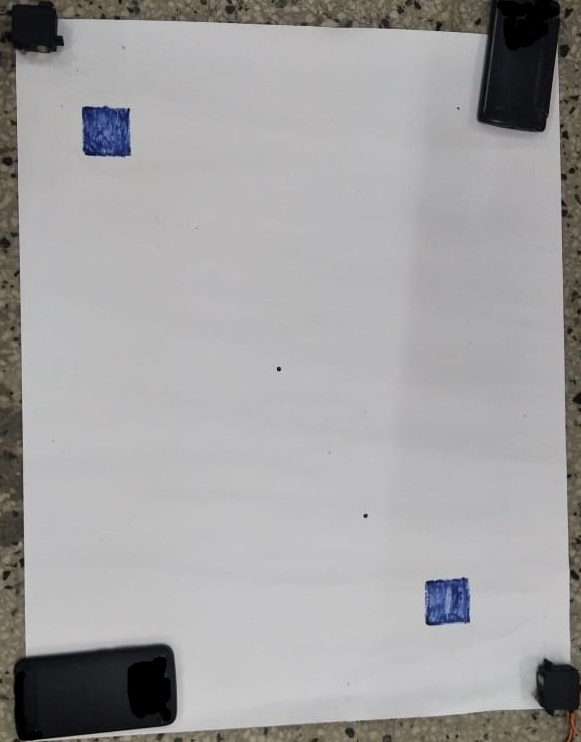
#> input picture test_images/1.jpg, 581 x 742 px
$ python -i 'popeye FINAL round1.py'   (imports and definitions only)   (older library calls are emulated)
#> lines starting #> are read from the running program, lines starting #| are printed output that depends on the picture; after the words box and inside, x2 and y2 are one past the last pixel; in counts of white or black regions, pixels touching at a corner belong together
import math
import serial
import cv2
import numpy as np
import time
import urllib.request
"""possible probs:
contour area may be differnt for given camera
Starting black square detection
check 'm00' nnot zero
break added may cause images to not show up
"""


"""changes:
3 dilates after 3 erodes in findfactor
y=(-1)*(cy-centery)*factor
        print("coordinates in pixels",cx,height-cy)
        print("radius in cm",dist_calc(cx,cy,centerx,height-centery)*factor)

added dist argument in error detection and its call"""
"""Xaxis is horizontal y axis is inverted vertical from top left corner"""


url="http://192.168.43.1:8080/shot.jpg"


#img=cv2.imread('1.jpg',-1)
ser= serial.Serial()
ser.baudrate=9600
ser.port="COM5"
# [3 lines not run here, left out]

#gray=cv2.cvtColor(img,cv2.COLOR_BGR2HSV)#HERE GRAY IS NOT GRAYSCALE IT IS HSV

#cv2.imshow('gray',grayscale)
kernel=np.ones((5,5),np.uint8)
def dist_calc(x1,y1,x2,y2):
    return ((x2-x1)**2+(y2-y1)**2)**(0.5)
def findfactor(grayimg):

    retval,threshold=cv2.threshold(grayimg,40,255,cv2.THRESH_BINARY_INV)#CHECK THRESHOLD VALUE
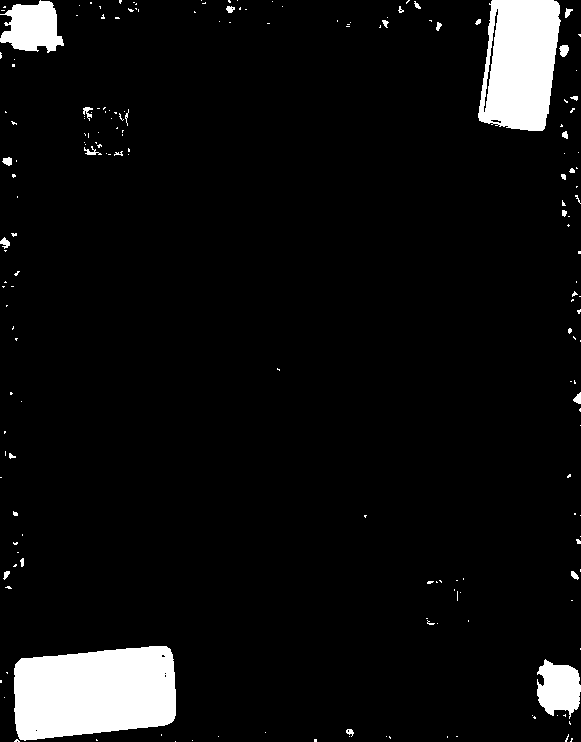
#> threshold: shape (742, 581); 6.4% white; 187 white regions (158 under 20 px), largest, box (x1, y1, x2, y2) and area: (14, 646, 176, 741) 12920, (478, 0, 561, 131) 8628, (0, 0, 64, 53) 2291
    #median=cv2.medianBlur(threshold,15)
    threshold=cv2.erode(threshold,kernel,iterations=3)
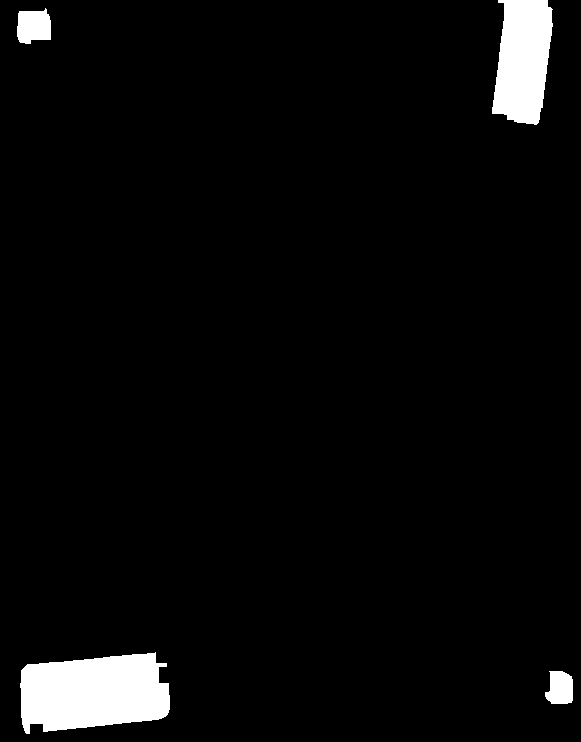
#> threshold: shape (742, 581); 4% white; 4 white regions, box (x1, y1, x2, y2) and area: (20, 652, 170, 734) 9625, (492, 0, 553, 125) 5903, (17, 8, 51, 44) 993, (545, 671, 573, 704) 756
    threshold=cv2.dilate(threshold,kernel,iterations=1)
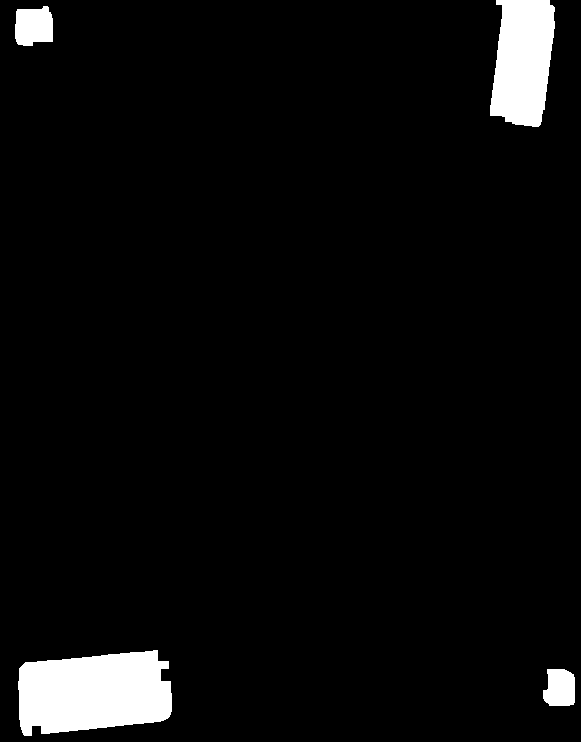
#> threshold: shape (742, 581); 4.5% white; 4 white regions

    cv2.imshow('thresh',threshold)
    img_factor,contours_factor,hierarchy_factor=cv2.findContours(threshold,cv2.RETR_TREE,cv2.CHAIN_APPROX_SIMPLE)
#> contours_factor = 4 contours; box (x1, y1, x2, y2) and area: (18, 650, 172, 736) 10403, (490, 0, 555, 127) 6404, (15, 6, 53, 46) 1218, (543, 669, 575, 706) 959
#> (the run stopped early here; a loop or call above may not have finished)
